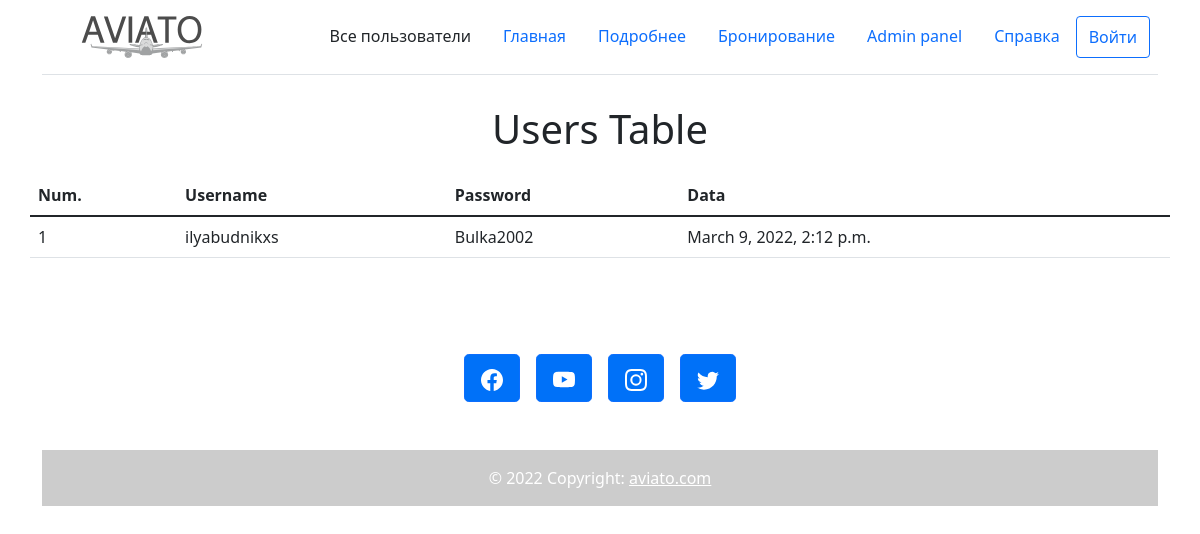
The page /adminpanel on the database as committed earlier.
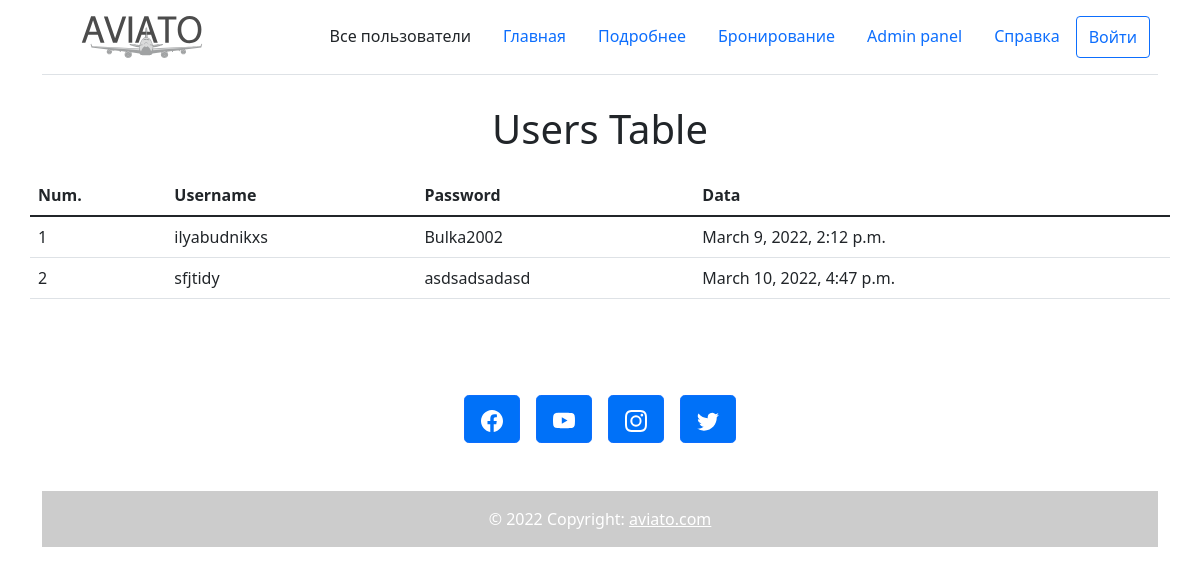
The same page on the database as committed later.
### aviato_dev/models.py (models this page shows)
class User(models.Model):
    username = models.CharField(max_length=256)
    password = models.CharField(max_length=256)
    time_create_account = models.DateTimeField(auto_now_add=True)
    avatar = models.ImageField(upload_to="photos/%Y/%m/%d/")

### aviato_dev/views.py (the view)
# urls.py: path('adminpanel', ADMINPANEL, name = 'adminpanel')
def ADMINPANEL(request):
    users = User.objects.all()
    return render(request, 'aviato/all_users.html', {'title': 'Все пользователи', 'users': users})

### aviato_dev/templates/aviato/all_users.html
{% extends 'aviato/base.html' %}
{% block content %}
    <p class="container fs-1 text-center">Users Table</p>
   <table class = 'container table'>
   <thead>
        <tr>
            <th>Num.</th>
            <th>Username</th>
            <th>Password</th>
            <th>Data</th>
        </tr>
   </thead>
   <tbody>
   {% for m in users%}
   <tr>
       <td>{{ m.id }}</td>
       <td >{{ m.username }}</td>
       <td >{{ m.password }}</td>
       <td >{{ m.time_create_account }}</td>
   </tr>
   {% endfor %}
   </tbody>
   </table>
{% endblock %}

### aviato_dev/templates/aviato/base.html (shortened to what this page needs)
{% load static %}
<!DOCTYPE html>
<html lang="en">
<head>
    <link href="https://cdn.jsdelivr.net/npm/bootstrap@5.1.3/dist/css/bootstrap.min.css" rel="stylesheet">
</head>
<body>
{% block mainmenu %}
<div class="container">
    <header class="d-flex flex-wrap justify-content-center py-3 mb-4 border-bottom ">
        <a href="/" class="d-flex align-items-center mb-3 mb-md-0 me-md-auto text-decoration-none">
        <img src="static/aviato/images/logo.svg" class="bi me-2" width="200" height="42">
      </a>
        <ul class="nav col-1 col-md-auto mb-2 justify-content-center mb-md-0 ">
            <li class="nav-item "><a class="nav-link link-dark">{{ title }}</a></li>
        </ul>
      <ul class="nav col-12 col-md-auto mb-2 justify-content-center mb-md-0">
        <li class="nav-item"><a href="{% url 'mainpage' %}" class="nav-link" aria-current="page">Главная</a></li>
        <li class="nav-item"><a href="{% url 'about' %}" class="nav-link">Подробнее</a></li>
        <li class="nav-item"><a href="{% url 'allticketspage' %}" class="nav-link">Бронирование</a></li>
        <li class="nav-item"><a href="{% url 'adminpanel' %}" class="nav-link">Admin panel</a></li>
        <li class="nav-item"><a href="#" class="nav-link">Справка</a></li>
      </ul>
        <ul class="nav nav-pills">
            <button type="button" class="btn btn-outline-primary me-2">Войти</button>
        </ul>
    </header>
  </div>
{% endblock mainmenu %}
{% block content %}
{% endblock %}
{% block footer %}
<div class="container my-5">
  <footer class="text-center text-lg-start" style="background-color: white;">
    <div class="container d-flex justify-content-center py-5">
        <button type="button" class="btn btn-primary btn-lg btn-floating mx-2" style="background-color: rgb(0, 113, 248);">
      </button>
      <button type="button" class="btn btn-primary btn-lg btn-floating mx-2" style="background-color: rgb(0, 113, 248);">
      </button>
      <button type="button" class="btn btn-primary btn-lg btn-floating mx-2" style="background-color: rgb(0, 113, 248);">
      </button>
      <button type="button" class="btn btn-primary btn-lg btn-floating mx-2" style="background-color: rgb(0, 113, 248);">
      </button>
    </div>
    <div class="text-center text-white p-3" style="background-color: rgba(0, 0, 0, 0.2);">
      © 2022 Copyright:
      <a class="text-white" href="https://mdbootstrap.com/">aviato.com</a>
    </div>
  </footer>
</div>
{% endblock footer %}
</body>
</html>

Rows that differ between the two databases and show on the page:
added User: id "2", username "sfjtidy", password "asdsadsadasd", time_create_account "March 10, 2022, 4:47 p.m."
